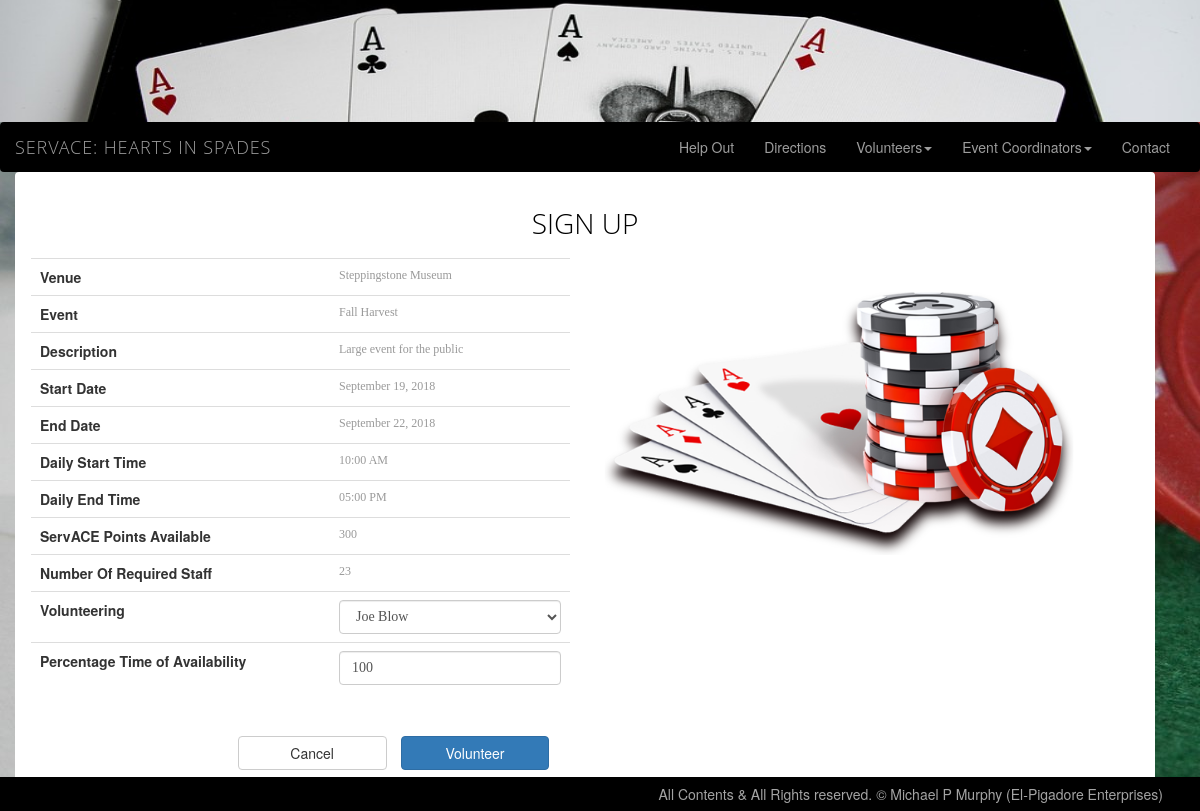
The page /web/Final/index.php?action=signup&eid=2 on the database its author committed.
### tables this page shows
CREATE TABLE IF NOT EXISTS `events` (
  `eventid` int(11) NOT NULL AUTO_INCREMENT,
  `venueid` int(11) DEFAULT NULL,
  `event_name` varchar(40) DEFAULT NULL,
  `event_description` text,
  `startdate` date DEFAULT NULL,
  `enddate` date DEFAULT NULL,
  `daystarttime` time DEFAULT NULL,
  `dayendtime` time DEFAULT NULL,
  `numstaff` decimal(6,2) DEFAULT '1.00',
  `badgepoints_pp` int(16) DEFAULT '1',
  PRIMARY KEY (`eventid`),
  KEY `fk_venues` (`venueid`)
);

CREATE TABLE IF NOT EXISTS `venues` (
  `venueid` int(11) NOT NULL AUTO_INCREMENT,
  `venue_name` varchar(60) DEFAULT NULL,
  `address` varchar(80) DEFAULT NULL,
  `pocname` varchar(60) DEFAULT NULL,
  `pocemail` varchar(60) DEFAULT NULL,
  `pocphone` varchar(20) DEFAULT NULL,
  `latitude` float DEFAULT NULL,
  `longitude` float DEFAULT NULL,
  `loginid` int(11) NOT NULL,
  PRIMARY KEY (`venueid`)
);

### web/Final/func_ratings.php (called while the page is built, shortened)
<?php
	function formattedDate($indate) {
		$ndt = new DateTime($indate);
		$fdate = date_format($ndt,"F j, Y");
		return $fdate;
	}
	function formattedTime($intime) {
		$ndt = new DateTime($intime);
		$ftime = date_format($ndt,"h:i A");
		return $ftime;
	}
	function get_actual_volunteers_required($eid) {
		require("db.php");
		$sql_count = "select a.eventid, a.numstaff, b.eid, b.volperc
	       			  from events a
	  		        	  left join volunteers_events b on
	       				  b.eid = a.eventid
					  where a.eventid = '" . $eid . "'";
		$res = mysqli_query($con, $sql_count);
		$r_ptr = 0;
		$s_required = 1;
		while ($row = mysqli_fetch_array($res)) {
			if ($r_ptr == 0) {
				$s_required = $row["numstaff"];
			}
			$a_vol = 0;
			if (isset($row["volperc"]))
				$a_vol = $row["volperc"] / 100.0;
			$s_required = $s_required - $a_vol;
			$r_ptr++;
		}
		return $s_required;
	}
?>

### web/Final/signup.php (the view, shortened to what this page needs)
<html>
	<head>
		<link rel="stylesheet" type="text/css" href="content.css" />
	</head>
	<body>
		<?php
		require_once ("db.php");
		require_once("func_ratings.php");
			$q = intval($_GET['eid']);
		$s_required = get_actual_volunteers_required($q);
		$max_assign = intval($s_required * 100);
		if ($max_assign > 100)
			$max_assign = 100;
		$volunteers = array();
		$sql = "select * from volunteers a
					where (select count(*) from volunteers_events
					where vid = a.vid and eid = '" . $q . "') = 0
					order by a.lastname, a.firstname";
		$res = mysqli_query($con, $sql);
		while ($row = mysqli_fetch_array($res)) {
			$idx = $row["vid"];
			$volunteers[$idx] = $row["firstname"].' '.$row["lastname"];
		}
		$sql = "Select a.*, b.venue_name
	       		from events a
	       			inner join venues b on
	       			b.venueid = a.venueid
				where a.eventid = '" . $q . "'";
		$res = mysqli_query($con, $sql);
		$row = mysqli_fetch_array($res);
	?>
		<div class="row alert servace-alert">
			<div class="servace-banner">Sign Up</div>
			<form class="form-horizontal" method="post" action="index.php?action=bookings&eid=<?php print($q); ?>" enctype="multipart/form-data">
				<div class="form-group container-fluid">
					<div class="row">
						<div class ="col-md-6 col-sm-6">
							<table class="table table-hover">
								<tr class="alert"><th>Venue</th><td><?php print($row["venue_name"]); ?></td></tr>
								<tr class='alert'><th>Event</th><td><?php print($row["event_name"]); ?></td></tr>
								<tr class='alert'><th>Description</th><td><?php print($row["event_description"]); ?></td></tr>
								<tr class='alert'><th>Start Date</th><td><?php print(formattedDate($row["startdate"])); ?></td></tr>
								<tr class='alert'><th>End Date</th><td><?php print(formattedDate($row["enddate"])); ?></td></tr>
								<tr class='alert'><th>Daily Start Time</th><td><?php print(formattedTime($row["daystarttime"])); ?></td></tr>
								<tr class='alert'><th>Daily End Time</th><td><?php print(formattedTime($row["dayendtime"])); ?></td></tr>
								<tr class='alert'><th>ServACE Points Available</th><td><?php print($row["badgepoints_pp"]); ?></td></tr>
								<?php
								if ($s_required > 0) { ?>
									<tr class='alert'><th>Number Of Required Staff</th><td><?php print($s_required); ?></td></tr>
									<tr class='alert'><th>Volunteering</th>
										<td><select class="form-control" name="v_users">
											<?php
											foreach ($volunteers as $key => $value) {
												print ('<option value="'.$key.'">'.$value.'</option>');
											}
											?>
										</select></td>
									<tr class='alert'><th>Percentage Time of Availability</th>
										<td><input class="form-control" type="number" id="signupperc" name="signupperc" min="0" max="<?php print($max_assign); ?>" step="5" value="<?php print($max_assign); ?>" placeholder="Percentage Event Availability"/></td>
									</tr>
								<?php }
								?>
							</table>
						</div>
						<div class ="col-md-6 col-sm-6">
							<img id="imagerate" height="300" alt="images/chips_aces.png" src="images/chips_aces.png" />
						</div>
					</div>
				</div>
				<div class="col-sm-offset-2 col-sm-10 col-xs-offset-2 col-xs-10" >
					<input class="btn btn-default col-sm-2" type="reset" id="cancel" value="Cancel" />
					<input class="btn btn-primary col-sm-2" type="submit" id="submit" value="Volunteer" <?php if ($s_required <= 0) { ?> disabled <?php } ?>  />
				</div>
			</form>
		</div>
	</body>
</html>

### web/Final/custom.css (style rules this page uses)
html, body { height: 100%; }
body { background-image:url("images/pokertable.jpg"); }
#cancel, #submit { margin: 0.5em; }
.servace-alert { width:100%; background-color:white; padding: 0 20px 0 20px; }
.servace-banner { text-align:center; text-transform:uppercase; font-family: "Microsoft Yahei", Open Sans, Tahoma, sans-serif; font-size: 2.0em; color: black; font-weight: lighter; padding: 15px 0; }

### web/Final/content.css (style rules this page uses)
.table-hover td { font-family: "Arial Black"; font-size: 12px; color:#999999; padding 4px 0 4px 0; }

### rows shown on the page
events: venueid.venue_name "Steppingstone Museum", event_name "Fall Harvest", event_description "Large event for the public", startdate "September 19, 2018", enddate "September 22, 2018", daystarttime "10:00 AM", dayendtime "05:00 PM", badgepoints_pp "300"

### other values the page prints
$s_required "23"
form field v_users "Joe Blow"
